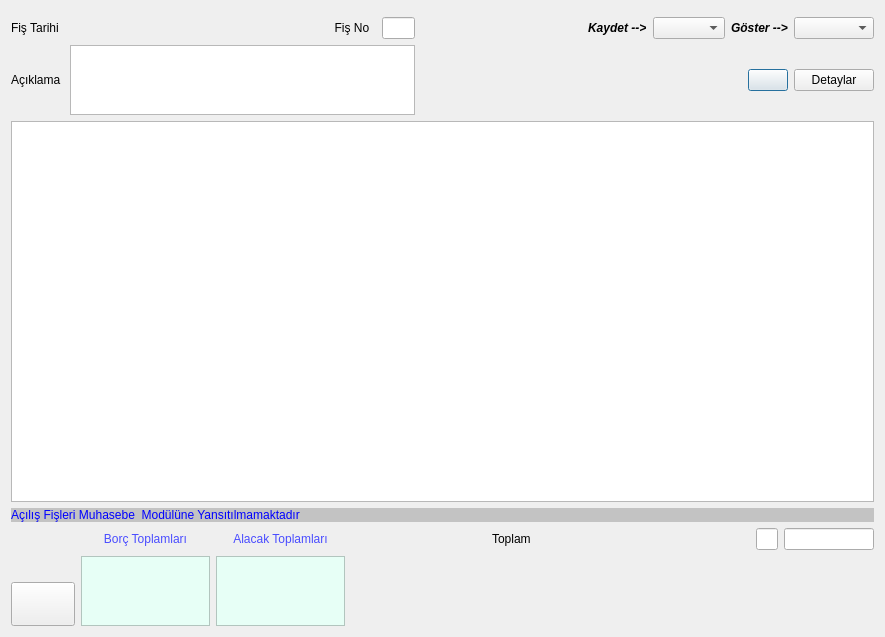
<?xml version="1.0" encoding="UTF-8"?>
<ui version="4.0">
 <class>CARI_HAREKET_FISI</class>
 <widget class="QDialog" name="CARI_HAREKET_FISI">
  <property name="geometry">
   <rect>
    <x>0</x>
    <y>0</y>
    <width>885</width>
    <height>637</height>
   </rect>
  </property>
  <property name="sizePolicy">
   <sizepolicy hsizetype="Expanding" vsizetype="Expanding">
    <horstretch>0</horstretch>
    <verstretch>0</verstretch>
   </sizepolicy>
  </property>
  <property name="minimumSize">
   <size>
    <width>700</width>
    <height>500</height>
   </size>
  </property>
  <property name="windowTitle">
   <string>Cari Hareket Fişi</string>
  </property>
  <layout class="QGridLayout" name="gridLayout_3" rowstretch="10,1,70,1,10">
   <item row="0" column="0">
    <widget class="QWidget" name="navigation_button_widget" native="true">
     <property name="sizePolicy">
      <sizepolicy hsizetype="Expanding" vsizetype="Fixed">
       <horstretch>0</horstretch>
       <verstretch>0</verstretch>
      </sizepolicy>
     </property>
    </widget>
   </item>
   <item row="1" column="0">
    <layout class="QGridLayout" name="gridLayout" rowstretch="1,1" columnstretch="1,10,10,5,25,1,8,1,8">
     <item row="0" column="0">
      <widget class="QLabel" name="label_fis_tarihi">
       <property name="sizePolicy">
        <sizepolicy hsizetype="Fixed" vsizetype="Fixed">
         <horstretch>0</horstretch>
         <verstretch>0</verstretch>
        </sizepolicy>
       </property>
       <property name="text">
        <string>Fiş Tarihi</string>
       </property>
      </widget>
     </item>
     <item row="0" column="1">
      <widget class="QAdakDate" name="adakDate_fis_tarihi" native="true">
       <property name="minimumSize">
        <size>
         <width>242</width>
         <height>0</height>
        </size>
       </property>
       <property name="whatsThis">
        <string>Tarih WidgetÄ± </string>
       </property>
       <property name="QAdakDate" stdset="0">
        <rect>
         <x>0</x>
         <y>0</y>
         <width>100</width>
         <height>100</height>
        </rect>
       </property>
      </widget>
     </item>
     <item row="0" column="2">
      <widget class="QLabel" name="label">
       <property name="sizePolicy">
        <sizepolicy hsizetype="Fixed" vsizetype="Fixed">
         <horstretch>0</horstretch>
         <verstretch>0</verstretch>
        </sizepolicy>
       </property>
       <property name="text">
        <string>     Fiş No  </string>
       </property>
       <property name="buddy">
        <cstring>lineedit_fis_no</cstring>
       </property>
      </widget>
     </item>
     <item row="0" column="3">
      <widget class="QLineEdit" name="lineedit_fis_no">
       <property name="enabled">
        <bool>true</bool>
       </property>
       <property name="sizePolicy">
        <sizepolicy hsizetype="Expanding" vsizetype="Fixed">
         <horstretch>0</horstretch>
         <verstretch>0</verstretch>
        </sizepolicy>
       </property>
       <property name="text">
        <string/>
       </property>
       <property name="readOnly">
        <bool>false</bool>
       </property>
      </widget>
     </item>
     <item row="1" column="0">
      <widget class="QLabel" name="label_5">
       <property name="sizePolicy">
        <sizepolicy hsizetype="Fixed" vsizetype="Fixed">
         <horstretch>0</horstretch>
         <verstretch>0</verstretch>
        </sizepolicy>
       </property>
       <property name="text">
        <string>Açıklama </string>
       </property>
      </widget>
     </item>
     <item row="1" column="1" colspan="3">
      <widget class="QLimitedTextEdit" name="limitedTextEdit_aciklama"/>
     </item>
     <item row="0" column="4">
      <spacer name="horizontalSpacer_2">
       <property name="orientation">
        <enum>Qt::Horizontal</enum>
       </property>
       <property name="sizeHint" stdset="0">
        <size>
         <width>40</width>
         <height>20</height>
        </size>
       </property>
      </spacer>
     </item>
     <item row="1" column="5">
      <spacer name="horizontalSpacer">
       <property name="orientation">
        <enum>Qt::Horizontal</enum>
       </property>
       <property name="sizeHint" stdset="0">
        <size>
         <width>40</width>
         <height>20</height>
        </size>
       </property>
      </spacer>
     </item>
     <item row="0" column="8">
      <widget class="QComboBox" name="comboBox_fis_filtresi">
       <property name="sizePolicy">
        <sizepolicy hsizetype="Minimum" vsizetype="Fixed">
         <horstretch>0</horstretch>
         <verstretch>0</verstretch>
        </sizepolicy>
       </property>
       <property name="focusPolicy">
        <enum>Qt::NoFocus</enum>
       </property>
      </widget>
     </item>
     <item row="0" column="7">
      <widget class="QLabel" name="label_fis_filtresi">
       <property name="sizePolicy">
        <sizepolicy hsizetype="Fixed" vsizetype="Fixed">
         <horstretch>0</horstretch>
         <verstretch>0</verstretch>
        </sizepolicy>
       </property>
       <property name="font">
        <font>
         <weight>75</weight>
         <italic>true</italic>
         <bold>true</bold>
        </font>
       </property>
       <property name="text">
        <string>Göster --&gt;</string>
       </property>
      </widget>
     </item>
     <item row="0" column="5">
      <widget class="QLabel" name="label_sirket">
       <property name="sizePolicy">
        <sizepolicy hsizetype="Fixed" vsizetype="Fixed">
         <horstretch>0</horstretch>
         <verstretch>0</verstretch>
        </sizepolicy>
       </property>
       <property name="font">
        <font>
         <weight>75</weight>
         <italic>true</italic>
         <bold>true</bold>
        </font>
       </property>
       <property name="text">
        <string>Kaydet --&gt;</string>
       </property>
      </widget>
     </item>
     <item row="0" column="6">
      <widget class="QComboBox" name="comboBox_sirket">
       <property name="sizePolicy">
        <sizepolicy hsizetype="Minimum" vsizetype="Fixed">
         <horstretch>0</horstretch>
         <verstretch>0</verstretch>
        </sizepolicy>
       </property>
      </widget>
     </item>
     <item row="1" column="8">
      <widget class="QPushButton" name="button_ent_detaylari">
       <property name="sizePolicy">
        <sizepolicy hsizetype="Fixed" vsizetype="Fixed">
         <horstretch>0</horstretch>
         <verstretch>0</verstretch>
        </sizepolicy>
       </property>
       <property name="focusPolicy">
        <enum>Qt::NoFocus</enum>
       </property>
       <property name="text">
        <string>Detaylar</string>
       </property>
      </widget>
     </item>
     <item row="1" column="7">
      <layout class="QGridLayout" name="gridLayout_4">
       <item row="0" column="0">
        <spacer name="horizontalSpacer_3">
         <property name="orientation">
          <enum>Qt::Horizontal</enum>
         </property>
         <property name="sizeHint" stdset="0">
          <size>
           <width>40</width>
           <height>20</height>
          </size>
         </property>
        </spacer>
       </item>
       <item row="0" column="1">
        <widget class="QPushButton" name="pushButton_urettigi_fisler">
         <property name="toolTip">
          <string>Ürettiği Fişler</string>
         </property>
         <property name="text">
          <string/>
         </property>
         <property name="icon">
          <iconset resource="../e9_icons.qrc">
           <normaloff>:/e9_icons/E9_ICONS/fisler.png</normaloff>:/e9_icons/E9_ICONS/fisler.png</iconset>
         </property>
        </widget>
       </item>
      </layout>
     </item>
    </layout>
   </item>
   <item row="2" column="0">
    <widget class="QTableWidget" name="tablewidget_fis_satirlari"/>
   </item>
   <item row="3" column="0">
    <widget class="QLabel" name="label_bilgilendirme">
     <property name="styleSheet">
      <string notr="true">color: rgb(0, 0, 255);
background-color: rgb(195, 195, 195);</string>
     </property>
     <property name="text">
      <string>Açılış Fişleri Muhasebe  Modülüne Yansıtılmamaktadır</string>
     </property>
    </widget>
   </item>
   <item row="4" column="0">
    <layout class="QGridLayout" name="gridLayout_2" rowstretch="1,0,0" columnstretch="5,10,10,1,10,20,1,7" rowminimumheight="1,1,0">
     <item row="2" column="0">
      <widget class="QPushButton" name="button_yazdir">
       <property name="sizePolicy">
        <sizepolicy hsizetype="Expanding" vsizetype="Expanding">
         <horstretch>0</horstretch>
         <verstretch>0</verstretch>
        </sizepolicy>
       </property>
       <property name="focusPolicy">
        <enum>Qt::NoFocus</enum>
       </property>
       <property name="text">
        <string/>
       </property>
       <property name="icon">
        <iconset resource="../e9_icons.qrc">
         <normaloff>:/e9_icons/E9_ICONS/yazdir_ikonu.png</normaloff>:/e9_icons/E9_ICONS/yazdir_ikonu.png</iconset>
       </property>
       <property name="iconSize">
        <size>
         <width>32</width>
         <height>32</height>
        </size>
       </property>
       <property name="autoDefault">
        <bool>false</bool>
       </property>
      </widget>
     </item>
     <item row="0" column="1">
      <widget class="QLabel" name="label_doviz_borc_tutari_bilgileri">
       <property name="sizePolicy">
        <sizepolicy hsizetype="Expanding" vsizetype="Fixed">
         <horstretch>0</horstretch>
         <verstretch>0</verstretch>
        </sizepolicy>
       </property>
       <property name="font">
        <font>
         <pointsize>9</pointsize>
        </font>
       </property>
       <property name="styleSheet">
        <string notr="true">color: rgb(73, 76, 255);</string>
       </property>
       <property name="text">
        <string>Borç Toplamları</string>
       </property>
       <property name="alignment">
        <set>Qt::AlignCenter</set>
       </property>
      </widget>
     </item>
     <item row="1" column="1" rowspan="2">
      <widget class="QLimitedTextEdit" name="limitedTextEdit_doviz_borc_bilgileri">
       <property name="focusPolicy">
        <enum>Qt::NoFocus</enum>
       </property>
       <property name="styleSheet">
        <string notr="true">background-color: rgb(231, 255, 246);</string>
       </property>
       <property name="readOnly">
        <bool>true</bool>
       </property>
      </widget>
     </item>
     <item row="0" column="2">
      <widget class="QLabel" name="label_doviz_alacak_tutari_bilgileri">
       <property name="sizePolicy">
        <sizepolicy hsizetype="Expanding" vsizetype="Fixed">
         <horstretch>0</horstretch>
         <verstretch>0</verstretch>
        </sizepolicy>
       </property>
       <property name="font">
        <font>
         <pointsize>9</pointsize>
        </font>
       </property>
       <property name="styleSheet">
        <string notr="true">color: rgb(73, 76, 255);</string>
       </property>
       <property name="text">
        <string>Alacak Toplamları</string>
       </property>
       <property name="alignment">
        <set>Qt::AlignCenter</set>
       </property>
      </widget>
     </item>
     <item row="1" column="2" rowspan="2">
      <widget class="QLimitedTextEdit" name="limitedTextEdit_doviz_alacak_bilgileri">
       <property name="focusPolicy">
        <enum>Qt::NoFocus</enum>
       </property>
       <property name="styleSheet">
        <string notr="true">background-color: rgb(231, 255, 246);</string>
       </property>
       <property name="readOnly">
        <bool>true</bool>
       </property>
      </widget>
     </item>
     <item row="0" column="5">
      <widget class="QLabel" name="label_toplam_tutar">
       <property name="sizePolicy">
        <sizepolicy hsizetype="Expanding" vsizetype="Fixed">
         <horstretch>0</horstretch>
         <verstretch>0</verstretch>
        </sizepolicy>
       </property>
       <property name="text">
        <string>Toplam</string>
       </property>
      </widget>
     </item>
     <item row="0" column="6">
      <widget class="QCommaEdit" name="commaedit_toplam_borc">
       <property name="sizePolicy">
        <sizepolicy hsizetype="Expanding" vsizetype="Fixed">
         <horstretch>0</horstretch>
         <verstretch>0</verstretch>
        </sizepolicy>
       </property>
       <property name="focusPolicy">
        <enum>Qt::NoFocus</enum>
       </property>
       <property name="whatsThis">
        <string>Sayilari formatina(Or:1,000,234.50) donusturur. </string>
       </property>
       <property name="readOnly">
        <bool>true</bool>
       </property>
       <property name="QCommaEdit" stdset="0">
        <rect>
         <x>0</x>
         <y>0</y>
         <width>100</width>
         <height>100</height>
        </rect>
       </property>
      </widget>
     </item>
     <item row="0" column="7">
      <widget class="QCommaEdit" name="commaedit_toplam_alacak">
       <property name="sizePolicy">
        <sizepolicy hsizetype="Expanding" vsizetype="Fixed">
         <horstretch>0</horstretch>
         <verstretch>0</verstretch>
        </sizepolicy>
       </property>
       <property name="focusPolicy">
        <enum>Qt::NoFocus</enum>
       </property>
       <property name="whatsThis">
        <string>Sayilari formatina(Or:1,000,234.50) donusturur. </string>
       </property>
       <property name="readOnly">
        <bool>true</bool>
       </property>
       <property name="QCommaEdit" stdset="0">
        <rect>
         <x>0</x>
         <y>0</y>
         <width>100</width>
         <height>100</height>
        </rect>
       </property>
      </widget>
     </item>
     <item row="0" column="4">
      <spacer name="horizontalSpacer_6">
       <property name="orientation">
        <enum>Qt::Horizontal</enum>
       </property>
       <property name="sizeHint" stdset="0">
        <size>
         <width>40</width>
         <height>20</height>
        </size>
       </property>
      </spacer>
     </item>
     <item row="1" column="0">
      <spacer name="horizontalSpacer_4">
       <property name="orientation">
        <enum>Qt::Horizontal</enum>
       </property>
       <property name="sizeHint" stdset="0">
        <size>
         <width>40</width>
         <height>20</height>
        </size>
       </property>
      </spacer>
     </item>
    </layout>
   </item>
  </layout>
  <action name="action_satir_ekle">
   <property name="text">
    <string>Satır Ekle</string>
   </property>
  </action>
  <action name="action_satir_sil">
   <property name="text">
    <string>Satır Sil</string>
   </property>
  </action>
  <action name="action_satiri_tamamla">
   <property name="text">
    <string>Satiri Tamamla</string>
   </property>
   <property name="toolTip">
    <string>Satırdaki eksik bilgileri tamamlar.</string>
   </property>
   <property name="shortcut">
    <string>Ctrl+T</string>
   </property>
  </action>
 </widget>
 <customwidgets>
  <customwidget>
   <class>QAdakDate</class>
   <extends>QWidget</extends>
   <header>QAdakDate.h</header>
  </customwidget>
  <customwidget>
   <class>QCommaEdit</class>
   <extends>QLineEdit</extends>
   <header>QCommaEdit.h</header>
  </customwidget>
  <customwidget>
   <class>QLimitedTextEdit</class>
   <extends>QTextEdit</extends>
   <header>QLimitedTextEdit.h</header>
  </customwidget>
 </customwidgets>
 <tabstops>
  <tabstop>adakDate_fis_tarihi</tabstop>
  <tabstop>lineedit_fis_no</tabstop>
  <tabstop>limitedTextEdit_aciklama</tabstop>
  <tabstop>tablewidget_fis_satirlari</tabstop>
  <tabstop>button_yazdir</tabstop>
 </tabstops>
 <resources>
  <include location="../e9_icons.qrc"/>
 </resources>
 <connections/>
</ui>
